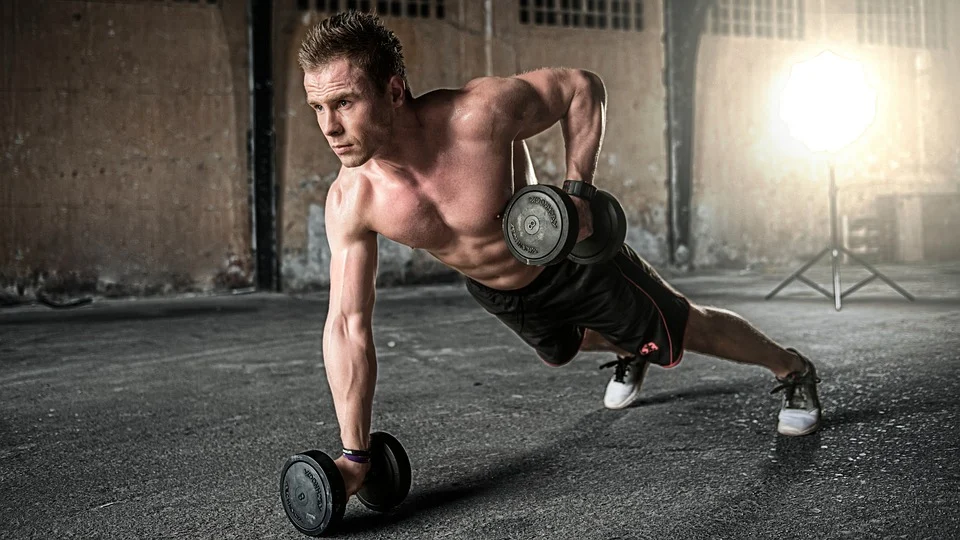
#> input picture GymProject/Img/123.jpg, 960 x 540 px, given in place of the camera
$ python 'automatic examination invigilation using face detection.py'
#> lines starting #> are read from the running program, lines starting #| are printed output that depends on the picture; after the words box and inside, x2 and y2 are one past the last pixel; in counts of white or black regions, pixels touching at a corner belong together

# coding: utf-8

# In[5]:

#This is a examaination cheating detector for online exams!!!


# In[1]:

#impoting all libraries

import cv2
import numpy as np
import pandas as pd
import datetime


# In[2]:

#taking examinees logn details

print("PLEASE ENTER LOGIN DETAILS TO LOG INTO THE EXAMINTION PORTAL")
print("ENTER NAME")
name=input()
#> the answer given: ../../GymProject/Img/123.jpg
print("ENTER ROLL NUMBER")
roll=input()


# In[3]:

#imoprting face clasiifiers

face_cascade=cv2.CascadeClassifier('C:/Users/rahul/OneDrive/Documents/new mega project files/cascades/data/haarcascade_frontalface_alt.xml')
cap=cv2.VideoCapture(0)
cap.set(3,1280)
cap.set(4,720)


# In[4]:

#face and cheating detector during exam

cheating=0
cheating2=0
while(True):
    ret,frame=cap.read()
#> frame is the input picture: shape (540, 960, 3); mean B, G, R 86.4, 93.6, 99.6
    blurred=cv2.GaussianBlur(frame,(21,21),0)
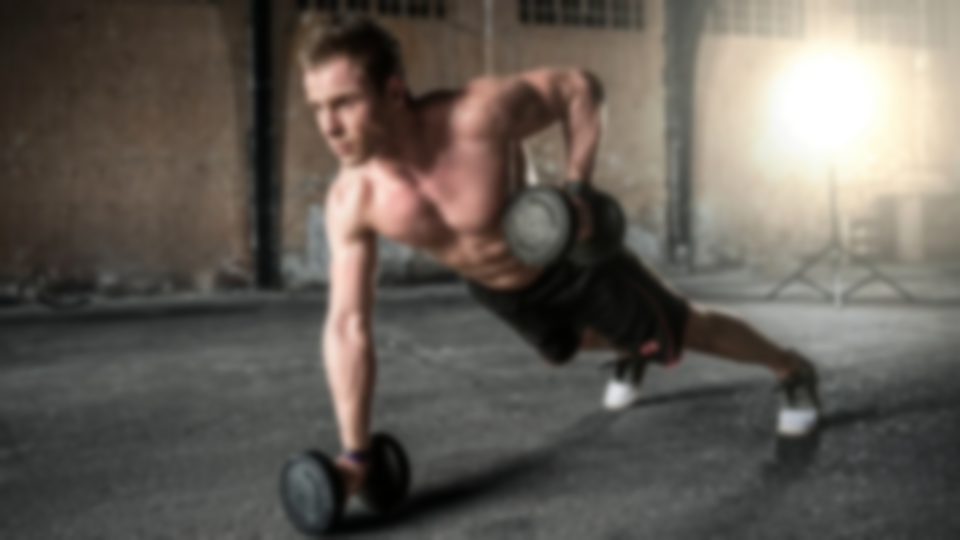
#> blurred: shape (540, 960, 3); mean B, G, R 86.4, 93.6, 99.6
    weight_frame=cv2.addWeighted(frame,1.75,blurred,-0.5,0)
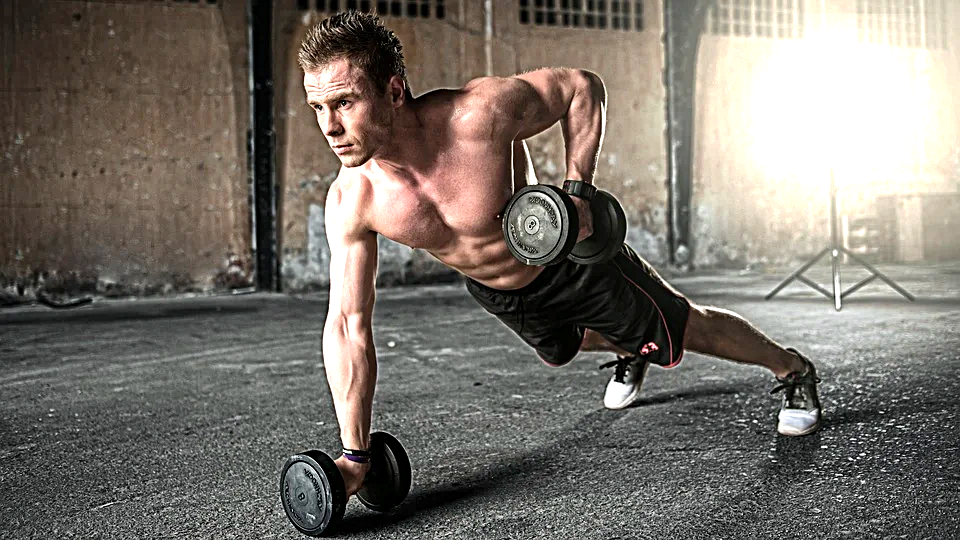
#> weight_frame: shape (540, 960, 3); mean B, G, R 106.4, 114, 120

    yuv=cv2.cvtColor(frame,cv2.COLOR_BGR2YUV)
#> yuv: shape (540, 960, 3); mean of channels 0, 1, 2 94.6, 124, 132.4
    yuv[:,:,0]=cv2.equalizeHist(yuv[:,:,0])
#> yuv: shape (540, 960, 3); mean of channels 0, 1, 2 128.1, 124, 132.4

    bgr_frame = cv2.cvtColor(yuv, cv2.COLOR_YUV2BGR)
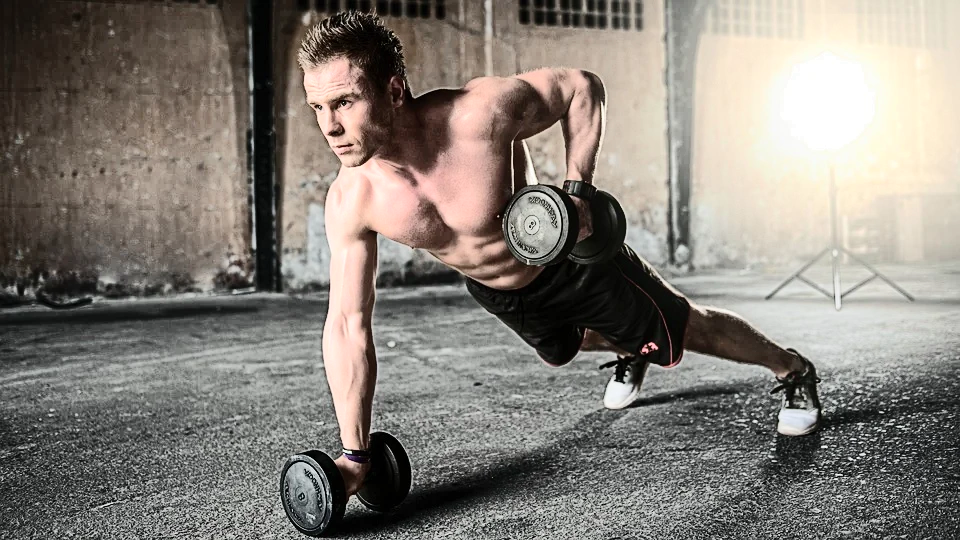
#> bgr_frame: shape (540, 960, 3); mean B, G, R 120.1, 127.3, 133
    gray = cv2.cvtColor(bgr_frame, cv2.COLOR_BGR2GRAY)

    clahe = cv2.createCLAHE(clipLimit=40.0, tileGridSize=(8, 8))
    gray = clahe.apply(gray)
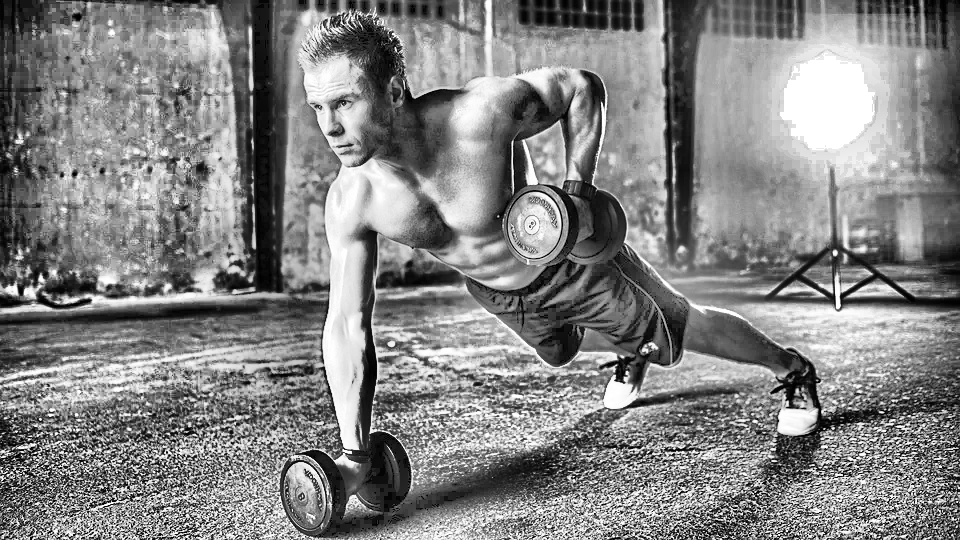
#> gray: shape (540, 960); min 0, max 255, mean 131

    faces=face_cascade.detectMultiScale(gray,scaleFactor=1.1,minNeighbors=5)
#> faces = [[269, 56, 118, 118]]

    for(x,y,w,h) in faces:
        roi_gray=gray[x:x+w,y:y+h]
        roi_frame=frame[x:x+w,y:y+h]
        cv2.rectangle(frame,(x,y),(x+w,y+h),color=(255,0,0),thickness=2,lineType=cv2.LINE_AA)
#> this loop made 1 pass
#> pass 1, `roi_gray=gray[x:x+w,y:y+h]`:
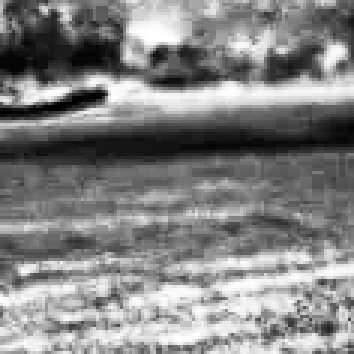
#> roi_gray: shape (118, 118) (shown 3 times larger); min 0, max 255, mean 131.3
#> pass 1, `roi_frame=frame[x:x+w,y:y+h]`:
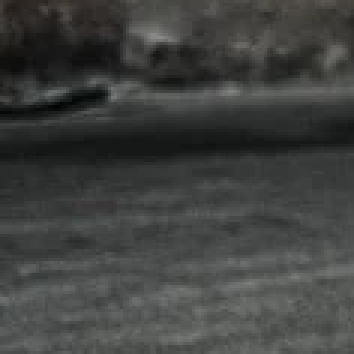
#> roi_frame: shape (118, 118, 3) (shown 3 times larger); mean B, G, R 63.6, 65.4, 63.6
#> after the loop:
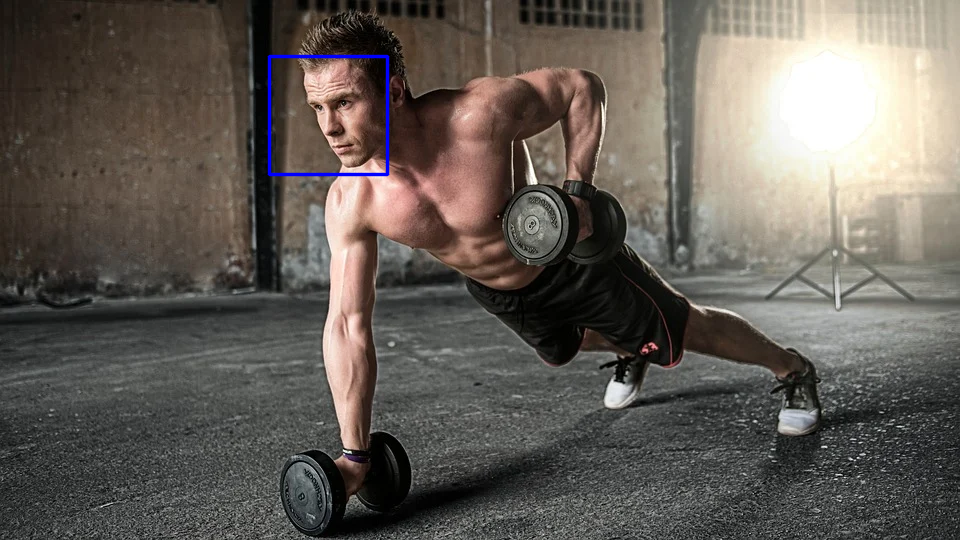
#> frame: shape (540, 960, 3); 0.45% of pixels changed, all inside (x1, y1, x2, y2) = (267, 54, 390, 177)

    if len(faces)==0:
        cheating=cheating+1
        if cheating==1:
            now=datetime.datetime.now().second
        if cheating>0:
            if (datetime.datetime.now().second-now) > 10:
                print("CHEATING",datetime.datetime.now().hour,":",datetime.datetime.now().minute,":",datetime.datetime.now().second)
                if cheating >20:
                    print("EXAM TERMINATED AND PAPER CANCELLED!!","\n",name,roll,"CAUGHT CHEATING")
                    break


    if len(faces)==0:
        cheating2=cheating2+1
        count=0
        if cheating2==1:
            now1=datetime.datetime.now().second
        if cheating2>0:

            if (datetime.datetime.now().second-now1)>2:
                count=count+1
            if count>=6:
                print("cheating !! exam terminated,endl=\n")
                break
            if count <6 :
                print("cheating warning \n")


    cv2.imshow('frame',frame)

    if cv2.waitKey(20) & 0xFF==ord('q'):
#> (key q is pressed here)
        break

cap.release()
cv2.destroyAllWindows()


# In[ ]:
